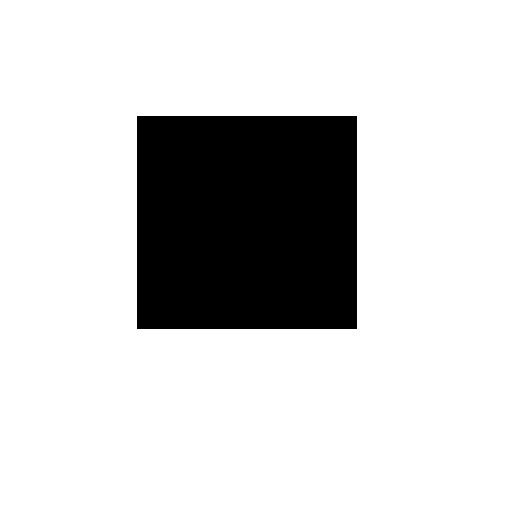
#> input picture python/data/rect.jpg, 512 x 512 px, found by its file name
$ python 0702.py
#> lines starting #> are read from the running program, lines starting #| are printed output that depends on the picture; after the words box and inside, x2 and y2 are one past the last pixel; in counts of white or black regions, pixels touching at a corner belong together
# 0702.py
import cv2
import numpy as np

src = cv2.imread('python/data/rect.jpg')
#> src is the input picture: shape (512, 512, 3); min 0, max 255, mean 209.4
gray = cv2.cvtColor(src,cv2.COLOR_BGR2GRAY)
edges = cv2.Canny(gray, 50, 100)
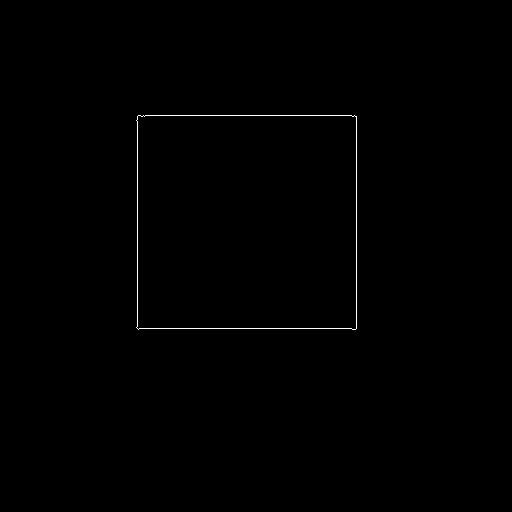
#> edges: shape (512, 512); 0.33% white in thin lines or dots, all inside (x1, y1, x2, y2) = (136, 115, 357, 330)
lines = cv2.HoughLines(edges, rho=1, theta=np.pi/180.0, threshold=100)
#> lines = [[328, 1.57], [356, 0], [115, 1.57], [137, 0]]
print('lines.shape=', lines.shape)
#| lines.shape= (4, 1, 2)

for line in lines:
    rho, theta   = line[0]
    c = np.cos(theta)
    s = np.sin(theta)
    x0 = c*rho
    y0 = s*rho
    x1 = int(x0 + 1000*(-s))
    y1 = int(y0 + 1000*(c))
    x2 = int(x0 - 1000*(-s))
    y2 = int(y0 - 1000*(c))
    cv2.line(src, (x1,y1), (x2,y2), (0,0,255), 2)
#> this loop made 4 passes
#> (rho, theta, c, s, x0, y0, x1, y1) on passes 1 to 4: (328, 1.57, -4.37e-08, 1, -1.43e-05, 328, -1000, 327), (356, 0, 1, 0, 356, 0, 356, 1000), (115, 1.57, -4.37e-08, 1, -5.03e-06, 115, -1000, 114), (137, 0, 1, 0, 137, 0, 137, 1000)
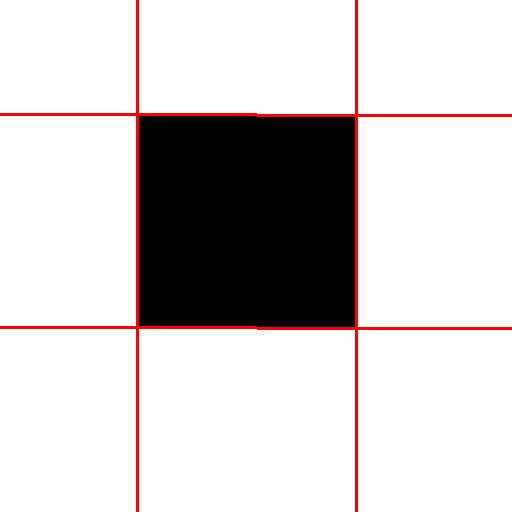
#> src: shape (512, 512, 3); 2.33% of pixels changed, all inside (x1, y1, x2, y2) = (0, 0, 512, 512)

cv2.imshow('edges',  edges)
cv2.imshow('src',  src)
cv2.waitKey()
cv2.destroyAllWindows()

$ run again, with python/data/CornerTest.jpg copied over python/data/rect.jpg
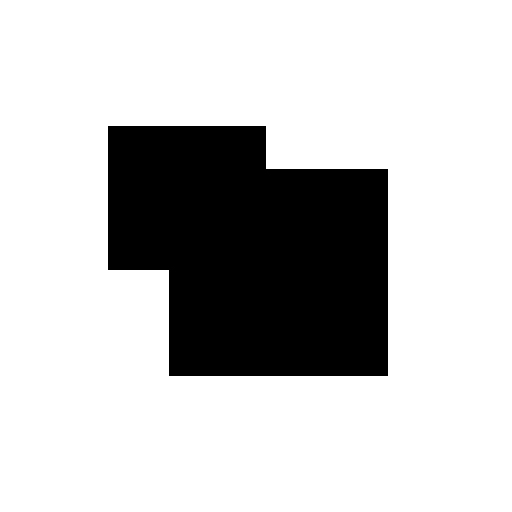
#> input picture python/data/CornerTest.jpg, 512 x 512 px, found by its file name
#> src is the input picture: shape (512, 512, 3); min 0, max 255, mean 198.3
#> `edges = cv2.Canny(gray, 50, 100)`:
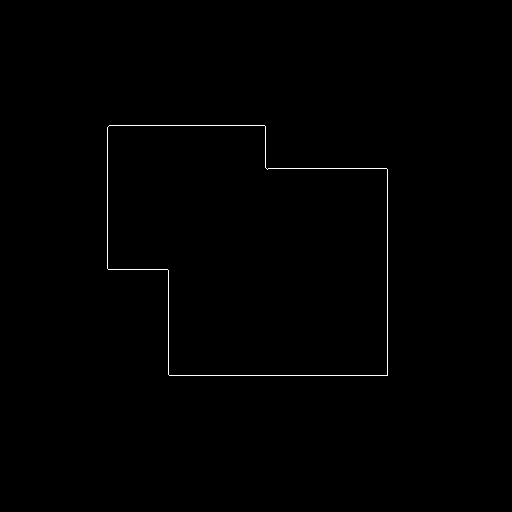
#> edges: shape (512, 512); 0.4% white in thin lines or dots, all inside (x1, y1, x2, y2) = (107, 125, 388, 376)
#> lines = [[375, 1.57], [387, 0], [125, 1.57], [107, 0], [168, 1.57], [168, 0]]
#| lines.shape= (6, 1, 2)
#> the loop `for line in lines:` made 6 passes
#> (rho, theta, c, s, x0, y0, x1, y1) on passes 1 to 6: (375, 1.57, -4.37e-08, 1, -1.64e-05, 375, -1000, 374), (387, 0, 1, 0, 387, 0, 387, 1000), (125, 1.57, -4.37e-08, 1, -5.46e-06, 125, -1000, 124), (107, 0, 1, 0, 107, 0, 107, 1000), (168, 1.57, -4.37e-08, 1, -7.34e-06, 168, -1000, 167), (168, 0, 1, 0, 168, 0, 168, 1000)
#> after the loop `for line in lines:`:
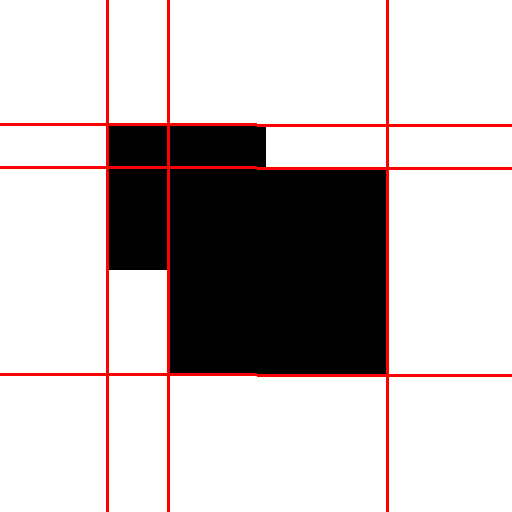
#> src: shape (512, 512, 3); 3.48% of pixels changed, all inside (x1, y1, x2, y2) = (0, 0, 512, 512)
